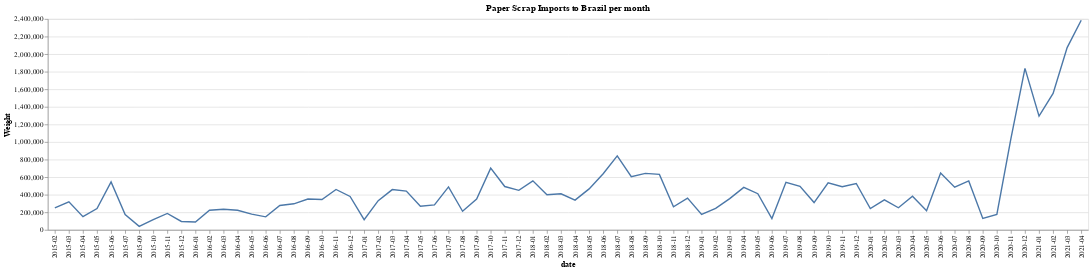

The notebook cell saved with this chart:
### Code cell
alt.Chart(month_avg_imports).mark_line().encode(
    x='date',
    y='Weight'
).properties(
    title='Paper Scrap Imports to Brazil per month')

### Figure 1 — Vega-Lite specification as saved in the notebook (floating-point values rounded to 4 significant figures)
{"config": {"view": {"continuousWidth": 400, "continuousHeight": 300}}, "data": {"name": "data-7dbb13222446db5679aab7506629fa79"}, "mark": "line", "encoding": {"x": {"type": "nominal", "field": "date"}, "y": {"type": "quantitative", "field": "Weight"}}, "title": "Paper Scrap Imports to Brazil per month", "$schema": "https://vega.github.io/schema/vega-lite/v4.8.1.json", "datasets": {"data-7dbb13222446db5679aab7506629fa79": [{"date": "2015-02", "Weight": 250000.0}, {"date": "2015-03", "Weight": 320200.0}, {"date": "2015-04", "Weight": 150000.0}, {"date": "2015-05", "Weight": 242800.0}, {"date": "2015-06", "Weight": 545000.0}, {"date": "2015-07", "Weight": 173600.0}, {"date": "2015-09", "Weight": 40360.0}, {"date": "2015-10", "Weight": 117300.0}, {"date": "2015-11", "Weight": 187000.0}, {"date": "2015-12", "Weight": 96050.0}, {"date": "2016-01", "Weight": 89650.0}, {"date": "2016-02", "Weight": 222800.0}, {"date": "2016-03", "Weight": 233900.0}, {"date": "2016-04", "Weight": 224000.0}, {"date": "2016-05", "Weight": 179900.0}, {"date": "2016-06", "Weight": 148200.0}, {"date": "2016-07", "Weight": 277800.0}, {"date": "2016-08", "Weight": 296600.0}, {"date": "2016-09", "Weight": 351700.0}, {"date": "2016-10", "Weight": 345900.0}, {"date": "2016-11", "Weight": 459600.0}, {"date": "2016-12", "Weight": 380500.0}, {"date": "2017-01", "Weight": 116500.0}, {"date": "2017-02", "Weight": 332700.0}, {"date": "2017-03", "Weight": 458700.0}, {"date": "2017-04", "Weight": 441800.0}, {"date": "2017-05", "Weight": 268400.0}, {"date": "2017-06", "Weight": 283900.0}, {"date": "2017-07", "Weight": 489000.0}, {"date": "2017-08", "Weight": 212100.0}, {"date": "2017-09", "Weight": 350500.0}, {"date": "2017-10", "Weight": 702500.0}, {"date": "2017-11", "Weight": 493100.0}, {"date": "2017-12", "Weight": 450200.0}, {"date": "2018-01", "Weight": 558600.0}, {"date": "2018-02", "Weight": 400500.0}, {"date": "2018-03", "Weight": 410900.0}, {"date": "2018-04", "Weight": 338800.0}, {"date": "2018-05", "Weight": 466200.0}, {"date": "2018-06", "Weight": 639600.0}, {"date": "2018-07", "Weight": 842700.0}, {"date": "2018-08", "Weight": 605400.0}, {"date": "2018-09", "Weight": 643400.0}, {"date": "2018-10", "Weight": 631100.0}, {"date": "2018-11", "Weight": 263400.0}, {"date": "2018-12", "Weight": 361800.0}, {"date": "2019-01", "Weight": 176300.0}, {"date": "2019-02", "Weight": 244200.0}, {"date": "2019-03", "Weight": 355600.0}, {"date": "2019-04", "Weight": 484200.0}, {"date": "2019-05", "Weight": 411300.0}, {"date": "2019-06", "Weight": 128600.0}, {"date": "2019-07", "Weight": 541500.0}, {"date": "2019-08", "Weight": 495300.0}, {"date": "2019-09", "Weight": 310700.0}, {"date": "2019-10", "Weight": 535100.0}, {"date": "2019-11", "Weight": 490500.0}, {"date": "2019-12", "Weight": 528100.0}, {"date": "2020-01", "Weight": 242500.0}, {"date": "2020-02", "Weight": 342200.0}, {"date": "2020-03", "Weight": 252000.0}, {"date": "2020-04", "Weight": 383000.0}, {"date": "2020-05", "Weight": 217200.0}, {"date": "2020-06", "Weight": 648100.0}, {"date": "2020-07", "Weight": 485400.0}, {"date": "2020-08", "Weight": 557100.0}, {"date": "2020-09", "Weight": 130200.0}, {"date": "2020-10", "Weight": 176200.0}, {"date": "2020-11", "Weight": 1039000.0}, {"date": "2020-12", "Weight": 1837000.0}, {"date": "2021-01", "Weight": 1294000.0}, {"date": "2021-02", "Weight": 1552000.0}, {"date": "2021-03", "Weight": 2075000.0}, {"date": "2021-04", "Weight": 2385000.0}]}}
